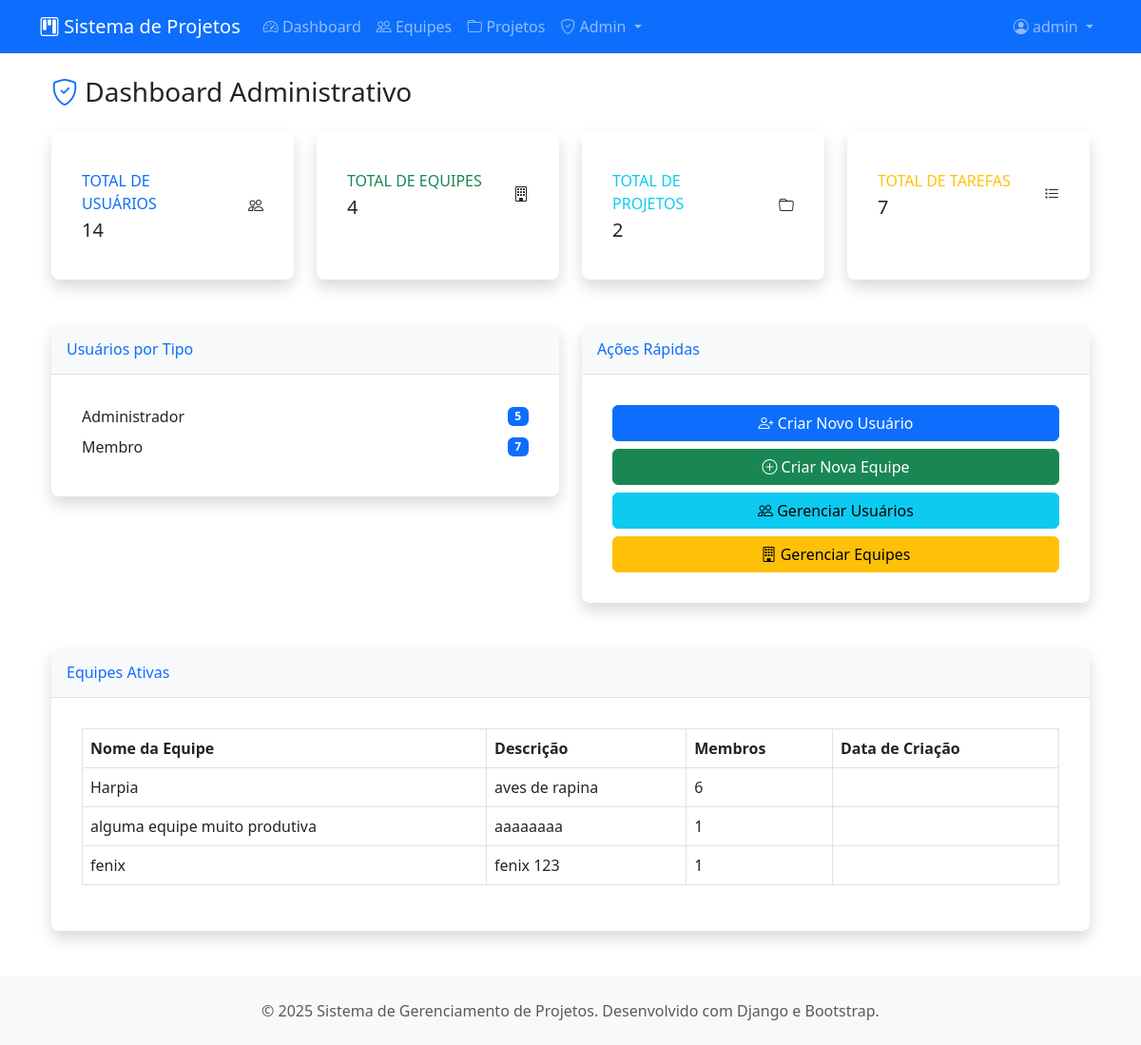
Page /projetos/admin-dashboard/ (signed in) on the committed database.
### projetos/models.py (models this page shows, shortened)
class Equipe(models.Model):
    nome = models.CharField(max_length=100, verbose_name="Nome da Equipe")
    descricao = models.TextField(blank=True, verbose_name="Descrição")
    criada_em = models.DateTimeField(auto_now_add=True)
    criada_por = models.ForeignKey(User, on_delete=models.CASCADE, related_name="equipes_criadas")
    ativa = models.BooleanField(default=True, verbose_name="Equipe Ativa")
    class Meta:
        verbose_name = "Equipe"
        verbose_name_plural = "Equipes"
        ordering = ["nome"]

### projetos/views.py (the view)
# urls.py: path('admin-dashboard/', views.admin_dashboard, name='admin-dashboard'),
@login_required
def admin_dashboard(request):
    if not hasattr(request.user, 'perfil') or request.user.perfil.tipo_usuario != 'admin':
        messages.error(request, 'Acesso negado. Apenas administradores podem acessar esta área.')
        return redirect('projetos:dashboard')
    total_usuarios = User.objects.count()
    total_equipes = Equipe.objects.count()
    total_projetos = Projeto.objects.count()
    total_tarefas = Tarefa.objects.count()
    usuarios_por_tipo = {}
    for choice in [('admin', 'Administrador'), ('membro', 'Membro')]:
        usuarios_por_tipo[choice[1]] = PerfilUsuario.objects.filter(tipo_usuario=choice[0]).count()
    equipes_ativas = Equipe.objects.filter(ativa=True)
    context = {
        'total_usuarios': total_usuarios,
        'total_equipes': total_equipes,
        'total_projetos': total_projetos,
        'total_tarefas': total_tarefas,
        'usuarios_por_tipo': usuarios_por_tipo,
        'equipes_ativas': equipes_ativas,
    }
    return render(request, 'projetos/admin/dashboard.html', context)

### projetos/templates/projetos/admin/dashboard.html (shortened to what this page needs)
{% extends "projetos/base.html" %}
{% block content %}
<div class="container-fluid">
    <div class="row">
        <div class="col-12">
            <h1 class="h3 mb-4">
                <i class="bi bi-shield-check text-primary"></i> Dashboard Administrativo
            </h1>
        </div>
    </div>
    <div class="row mb-4">
        <div class="col-xl-3 col-md-6 mb-4">
            <div class="card border-left-primary shadow h-100 py-2">
                <div class="card-body">
                    <div class="row no-gutters align-items-center">
                        <div class="col mr-2">
                            <div class="text-xs font-weight-bold text-primary text-uppercase mb-1">
                                Total de Usuários</div>
                            <div class="h5 mb-0 font-weight-bold text-gray-800">{{ total_usuarios }}</div>
                        </div>
                        <div class="col-auto">
                            <i class="bi bi-people fa-2x text-gray-300"></i>
                        </div>
                    </div>
                </div>
            </div>
        </div>
        <div class="col-xl-3 col-md-6 mb-4">
            <div class="card border-left-success shadow h-100 py-2">
                <div class="card-body">
                    <div class="row no-gutters align-items-center">
                        <div class="col mr-2">
                            <div class="text-xs font-weight-bold text-success text-uppercase mb-1">
                                Total de Equipes</div>
                            <div class="h5 mb-0 font-weight-bold text-gray-800">{{ total_equipes }}</div>
                        </div>
                        <div class="col-auto">
                            <i class="bi bi-building fa-2x text-gray-300"></i>
                        </div>
                    </div>
                </div>
            </div>
        </div>
        <div class="col-xl-3 col-md-6 mb-4">
            <div class="card border-left-info shadow h-100 py-2">
                <div class="card-body">
                    <div class="row no-gutters align-items-center">
                        <div class="col mr-2">
                            <div class="text-xs font-weight-bold text-info text-uppercase mb-1">
                                Total de Projetos</div>
                            <div class="h5 mb-0 font-weight-bold text-gray-800">{{ total_projetos }}</div>
                        </div>
                        <div class="col-auto">
                            <i class="bi bi-folder fa-2x text-gray-300"></i>
                        </div>
                    </div>
                </div>
            </div>
        </div>
        <div class="col-xl-3 col-md-6 mb-4">
            <div class="card border-left-warning shadow h-100 py-2">
                <div class="card-body">
                    <div class="row no-gutters align-items-center">
                        <div class="col mr-2">
                            <div class="text-xs font-weight-bold text-warning text-uppercase mb-1">
                                Total de Tarefas</div>
                            <div class="h5 mb-0 font-weight-bold text-gray-800">{{ total_tarefas }}</div>
                        </div>
                        <div class="col-auto">
                            <i class="bi bi-list-task fa-2x text-gray-300"></i>
                        </div>
                    </div>
                </div>
            </div>
        </div>
    </div>
    <div class="row mb-4">
        <div class="col-lg-6">
            <div class="card shadow mb-4">
                <div class="card-header py-3">
                    <h6 class="m-0 font-weight-bold text-primary">Usuários por Tipo</h6>
                </div>
                <div class="card-body">
                    {% for tipo, quantidade in usuarios_por_tipo.items %}
                    <div class="d-flex justify-content-between align-items-center mb-2">
                        <span class="font-weight-bold">{{ tipo }}</span>
                        <span class="badge bg-primary">{{ quantidade }}</span>
                    </div>
                    {% endfor %}
                </div>
            </div>
        </div>
        <div class="col-lg-6">
            <div class="card shadow mb-4">
                <div class="card-header py-3">
                    <h6 class="m-0 font-weight-bold text-primary">Ações Rápidas</h6>
                </div>
                <div class="card-body">
                    <div class="d-grid gap-2">
                        <a href="{% url 'projetos:admin-criar-usuario' %}" class="btn btn-primary">
                            <i class="bi bi-person-plus"></i> Criar Novo Usuário
                        </a>
                        <a href="{% url 'projetos:admin-criar-equipe' %}" class="btn btn-success">
                            <i class="bi bi-plus-circle"></i> Criar Nova Equipe
                        </a>
                        <a href="{% url 'projetos:admin-usuarios' %}" class="btn btn-info">
                            <i class="bi bi-people"></i> Gerenciar Usuários
                        </a>
                        <a href="{% url 'projetos:admin-equipes' %}" class="btn btn-warning">
                            <i class="bi bi-building"></i> Gerenciar Equipes
                        </a>
                    </div>
                </div>
            </div>
        </div>
    </div>
    <div class="row">
        <div class="col-12">
            <div class="card shadow mb-4">
                <div class="card-header py-3">
                    <h6 class="m-0 font-weight-bold text-primary">Equipes Ativas</h6>
                </div>
                <div class="card-body">
                    {% if equipes_ativas %}
                    <div class="table-responsive">
                        <table class="table table-bordered" width="100%" cellspacing="0">
                            <thead>
                                <tr>
                                    <th>Nome da Equipe</th>
                                    <th>Descrição</th>
                                    <th>Membros</th>
                                    <th>Data de Criação</th>
                                </tr>
                            </thead>
                            <tbody>
                                {% for equipe in equipes_ativas %}
                                <tr>
                                    <td>{{ equipe.nome }}</td>
                                    <td>{{ equipe.descricao|truncatewords:10 }}</td>
                                    <td>{{ equipe.membros.count }}</td>
                                    <td>{{ equipe.data_criacao|date:"d/m/Y" }}</td>
                                </tr>
                                {% endfor %}
                            </tbody>
                        </table>
                    </div>
                    {% else %}
                    <p class="text-muted">Nenhuma equipe ativa encontrada.</p>
                    {% endif %}
                </div>
            </div>
        </div>
    </div>
</div>
{% endblock %}

### projetos/templates/projetos/base.html (shortened to what this page needs)
{% load static %}
<!DOCTYPE html>
<html lang="pt-br">
<head>
    <link href="https://cdn.jsdelivr.net/npm/bootstrap@5.3.0/dist/css/bootstrap.min.css" rel="stylesheet">
    <link href="https://cdn.jsdelivr.net/npm/bootstrap-icons@1.10.0/font/bootstrap-icons.css" rel="stylesheet">
    <link href="{% static 'css/estilo.css' %}" rel="stylesheet">
    <link href="{% static 'css/forms.css' %}" rel="stylesheet">
</head>
<body class="d-flex flex-column min-vh-100">
    <nav class="navbar navbar-expand-lg navbar-dark bg-primary">
        <div class="container">
            <a class="navbar-brand" href="{% url 'projetos:dashboard' %}">
                <i class="bi bi-kanban"></i> Sistema de Projetos
            </a>
            <div class="collapse navbar-collapse" id="navbarNav">
                <ul class="navbar-nav me-auto">
                    <li class="nav-item">
                        <a class="nav-link" href="{% url 'projetos:dashboard' %}">
                            <i class="bi bi-speedometer2"></i> Dashboard
                        </a>
                    </li>
                    <li class="nav-item">
                        <a class="nav-link" href="{% url 'projetos:lista-equipes' %}">
                            <i class="bi bi-people"></i> Equipes
                        </a>
                    </li>
                    <li class="nav-item">
                        <a class="nav-link" href="{% url 'projetos:lista-projetos' %}">
                            <i class="bi bi-folder"></i> Projetos
                        </a>
                    </li>
                    {% if user.perfil.tipo_usuario == 'admin' %}
                    <li class="nav-item dropdown">
                        <a class="nav-link dropdown-toggle" href="#" id="adminDropdown" role="button" data-bs-toggle="dropdown">
                            <i class="bi bi-shield-check"></i> Admin
                        </a>
                    </li>
                    {% endif %}
                </ul>
                <ul class="navbar-nav">
                    {% if user.is_authenticated %}
                        <li class="nav-item dropdown">
                            <a class="nav-link dropdown-toggle" href="#" id="navbarDropdown" role="button" data-bs-toggle="dropdown">
                                <i class="bi bi-person-circle"></i> {{ user.username }}
                            </a>
                        </li>
                    {% endif %}
                </ul>
            </div>
        </div>
    </nav>
    <main class="container my-4 flex-grow-1">
        {% block content %}{% endblock %}
    </main>
    <footer class="bg-light py-4 mt-auto">
        <div class="container text-center">
            <p class="text-muted mb-0">
                &copy; 2025 Sistema de Gerenciamento de Projetos. Desenvolvido com Django e Bootstrap.
            </p>
        </div>
    </footer>
</body>
</html>

### static/css/estilo.css (style rules this page uses)
* { padding: 0; }

### static/css/forms.css (style rules this page uses)
.btn { border-radius: 0.375rem; font-weight: 500; transition: all 0.15s ease-in-out; }
.btn-primary { background-color: #0d6efd; border-color: #0d6efd; }
.card { border: none; box-shadow: 0 0.125rem 0.25rem rgba(0, 0, 0, 0.075); border-radius: 0.5rem; }
.card-header { background-color: #f8f9fa; border-bottom: 1px solid #dee2e6; border-radius: 0.5rem 0.5rem 0 0 !important; font-weight: 600; }
.card-body { padding: 2rem; }
footer { margin-top: auto; }

### rows in the picture
Equipe: nome "Harpia", descricao "aves de rapina", membros.count "6"
Equipe: nome "alguma equipe muito produtiva", descricao "aaaaaaaa", membros.count "1"
Equipe: nome "fenix", descricao "fenix 123", membros.count "1"

### other values in the picture
{{ user.username }} "admin"
{{ total_usuarios }} "14"
{{ total_equipes }} "4"
{{ total_projetos }} "2"
{{ total_tarefas }} "7"
{{ tipo }} "Administrador" "Membro"
{{ quantidade }} "5" "7"
